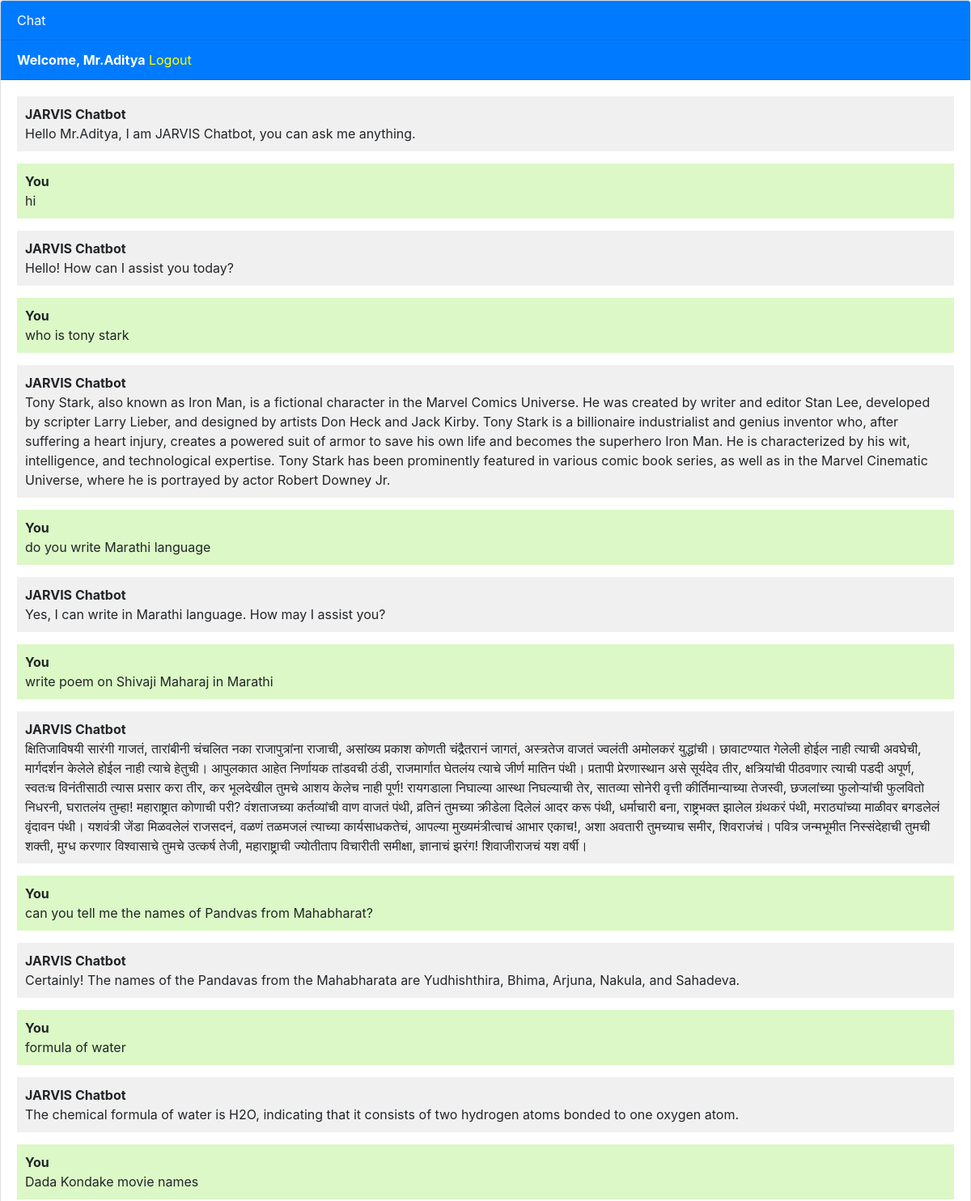
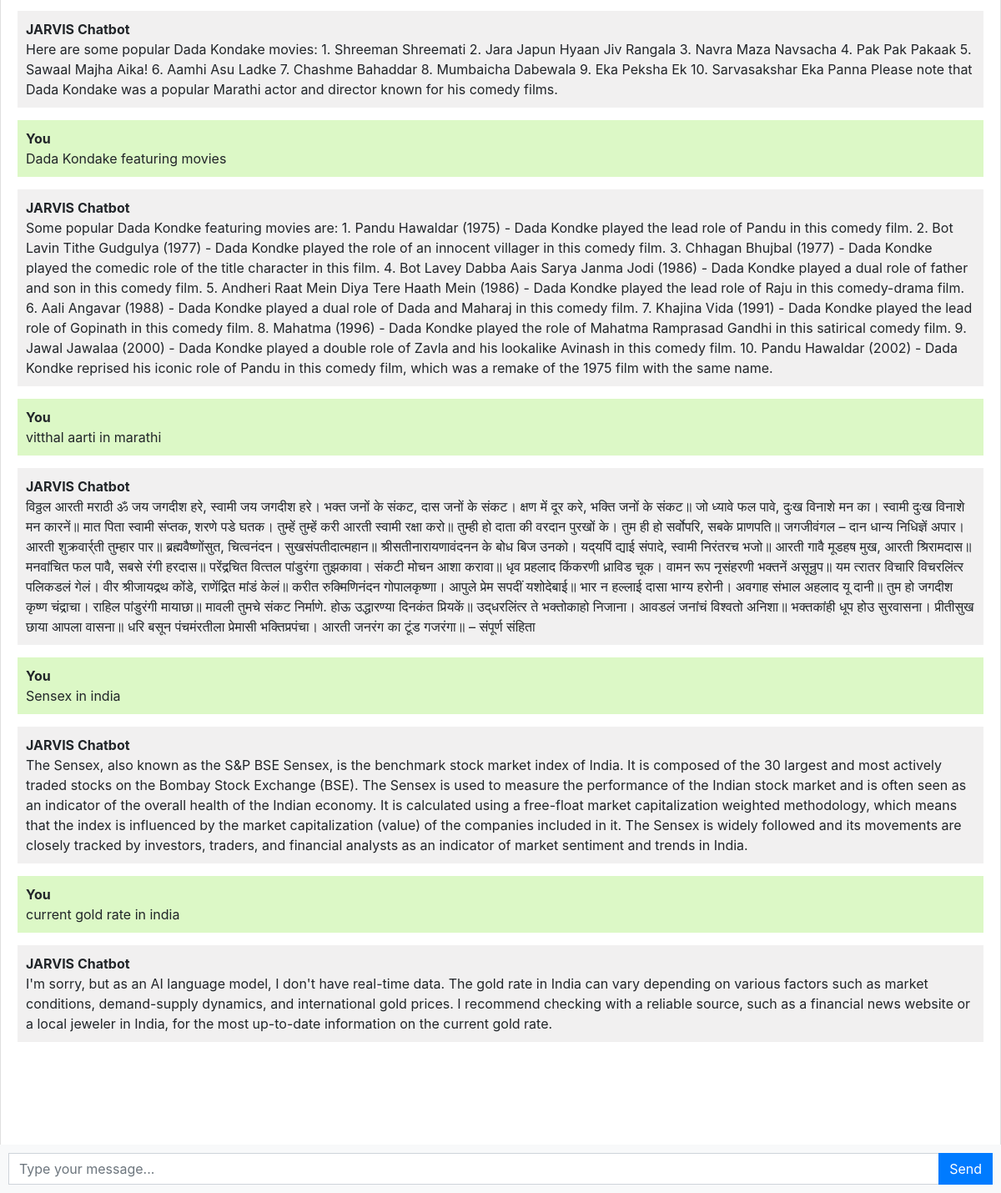
The app's page / (signed in) with its own data (2 pictures, top to bottom).
### chatbot/models.py (models this page shows, shortened)
class Chat(models.Model):
    user = models.ForeignKey(User, on_delete=models.CASCADE)
    message = models.TextField()
    response = models.TextField()
    created_at = models.DateTimeField(auto_now_add=True)

### chatbot/views.py (the view)
# urls.py: path('', views.chatbot, name='chatbot'),
def chatbot(request):
    chats = Chat.objects.filter(user=request.user)
    if request.method == 'POST':
        message = request.POST.get('message')
        response = ask_openai(message)
        chat = Chat(user=request.user, message=message, response=response, created_at=timezone.now())
        chat.save()
        return JsonResponse({'message': message, 'response': response})
    return render(request, 'chatbot.html', {'chats': chats})

### templates/chatbot.html (shortened to what this page needs)
{% extends 'base.html' %}
{% block content %}
<div class="chat-container">
  <div class="card flex-grow-1">
    <div class="card-header bg-primary text-white">Chat</div>
    {% if user.is_authenticated %}
    <div class="card-header bg-primary text-white"><b>Welcome, {{user.username}}</b>   <a style="color: yellow;" href="logout">Logout</a></div>
    {% else %}
    <div class="card-header bg-primary text-white"><a style="color: yellow" href="login">Login</a>   <a style="color: yellow;" href="register">Register</a></div>
    {% endif %}
    <div class="card-body messages-box">
      <ul class="list-unstyled messages-list">
        <li class="message received">
          <div class="message-text">
            <div class="message-sender">
              <b>JARVIS Chatbot</b>
            </div>
            <div class="message-content">
              Hello {{user.username}}, I am JARVIS Chatbot, you can ask me anything.
            </div>
          </div>
        </li>
        {% for chat in chats %}
          {% if chat.user == request.user %}
            <li class="message sent">
          <div class="message-text">
            <div class="message-sender">
              <b>You</b>
            </div>
            <div class="message-content">
              {{chat.message}}
            </div>
          </div>
        </li>
        <li class="message received">
          <div class="message-text">
            <div class="message-sender">
              <b>JARVIS Chatbot</b>
            </div>
            <div class="message-content">
              {{chat.response}}
            </div>
          </div>
        </li>
          {% endif %}
        {% endfor %}
      </ul>
    </div>
    <br><br>
    <br><br>
    <br><br>
  </div>
  <form class="message-form">
    <div class="input-group">
      <input type="text" class="form-control message-input" placeholder="Type your message...">
      <div class="input-group-append">
        <button type="submit" class="btn btn-primary btn-send">Send</button>
      </div>
    </div>
  </form>
</div>
{% endblock %}

### templates/base.html (shortened to what this page needs)
<!DOCTYPE html>
<html lang="en">
  <head>
    <link rel="stylesheet" href="https://stackpath.bootstrapcdn.com/bootstrap/4.3.1/css/bootstrap.min.css">
  </head>
  <body>
    {% block content %}{% endblock %}
  </body>
</html>

### templates/chatbot.html (style rules this page uses)
body, html { height: 100%; }
.messages-box { flex: 1; overflow-y: auto; }
.messages-list { padding-left: 0; }
.message { margin-bottom: 15px; list-style: none; }
.message-text { padding: 10px; border-radius: 5px; }
.sent { background-color: #dcf8c6; align-self: flex-end; }
.received { background-color: #f1f0f0; align-self: flex-start; }
.message-form { display: flex; position: fixed; bottom: 0; left: 0; right: 0; padding: 10px; background-color: #f8f9fa; }
.message-input { flex: 1; border-radius: 0; border-right: none; }
.btn-send { border-radius: 0; }
.chat-container { height: 100%; display: flex; flex-direction: column; }

### records on screen
Chat: message "hi", response "Hello! How can I assist you today?"
Chat: message "who is tony stark", response "Tony Stark, also known as Iron Man, is a fictional character in the Marvel Comics Universe. He was created by writer and editor Stan Lee, developed by scripter Larry Lieber, and designed by artists Don Heck and Jack Kirby. Tony Stark is a billionaire industrialist and genius inventor who, after suffering a heart injury, creates a powered suit of armor to save his own life and becomes the superhero Iron Man. He is characterized by his wit, intelligence, and technological expertise. Tony Stark has been prominently featured in various comic book series, as well as in the Marvel Cinematic Universe, where he is portrayed by actor Robert Downey Jr."
Chat: message "do you write Marathi language", response "Yes, I can write in Marathi language. How may I assist you?"
Chat: message "write poem on Shivaji Maharaj in Marathi", response "क्षितिजाविषयी सारंगी गाजतं, तारांबीनी चंचलित नका राजापुत्रांना राजाची, असांख्य प्रकाश कोणती चंद्रैतरानं जागतं, अस्त्रतेज वाजतं ज्वलंती अमोलकरं युद्धांची। छावाटण्यात गेलेली होईल नाही त्याची अवघेची, मार्गदर्शन केलेले होईल नाही त्याचे हेतुची। आपुलकात आहेत निर्णायक तांडवची ठंडी, राजमार्गात घेतलंय त्याचे जीर्ण मातिन पंथी। प्रतापी प्रेरणास्थान असे सूर्यदेव तीर, क्षत्रियांची पीठवणार त्याची पडदी अपूर्ण, स्वतःच विनंतीसाठी त्यास प्रसार करा तीर, कर भूलदेखील तुमचे आशय केलेच नाही पूर्ण! रायगडाला निघाल्या आस्था निघल्याची तेर, सातव्या सोनेरी वृत्ती कीर्तिमान्याच्या तेजस्वी, छजलांच्या फुलोऱ्यांची फुलवितो निधरनी, घरातलंय तुम्हा! महाराष्ट्रात कोणाची परी? वंशताजच्या कर्तव्यांची वाण वाजतं पंथी, व्रतिनं तुमच्या…"
Chat: message "can you tell me the names of Pandvas from Mahabharat?", response "Certainly! The names of the Pandavas from the Mahabharata are Yudhishthira, Bhima, Arjuna, Nakula, and Sahadeva."
Chat: message "formula of water", response "The chemical formula of water is H2O, indicating that it consists of two hydrogen atoms bonded to one oxygen atom."
Chat: message "Dada Kondake movie names", response "Here are some popular Dada Kondake movies: 1. Shreeman Shreemati 2. Jara Japun Hyaan Jiv Rangala 3. Navra Maza Navsacha 4. Pak Pak Pakaak 5. Sawaal Majha Aika! 6. Aamhi Asu Ladke 7. Chashme Bahaddar 8. Mumbaicha Dabewala 9. Eka Peksha Ek 10. Sarvasakshar Eka Panna Please note that Dada Kondake was a popular Marathi actor and director known for his comedy films."
Chat: message "Dada Kondake featuring movies", response "Some popular Dada Kondke featuring movies are: 1. Pandu Hawaldar (1975) - Dada Kondke played the lead role of Pandu in this comedy film. 2. Bot Lavin Tithe Gudgulya (1977) - Dada Kondke played the role of an innocent villager in this comedy film. 3. Chhagan Bhujbal (1977) - Dada Kondke played the comedic role of the title character in this film. 4. Bot Lavey Dabba Aais Sarya Janma Jodi (1986) - Dada Kondke played a dual role of father and son in this comedy film. 5. Andheri Raat Mein Diya Tere Haath Mein (1986) - Dada Kondke played the lead role of Raju in this comedy-drama film. 6. Aali Angavar (1988) - Dada Kondke played a dual role of Dada and Maharaj in this comedy film. 7. Khajina Vida…"
Chat: message "vitthal aarti in marathi", response "विठ्ठल आरती मराठी ॐ जय जगदीश हरे, स्वामी जय जगदीश हरे। भक्त जनों के संकट, दास जनों के संकट। क्षण में दूर करे, भक्ति जनों के संकट॥ जो ध्यावे फल पावे, दुःख विनाशे मन का। स्वामी दुःख विनाशे मन कारनें॥ मात पिता स्वामी संप्तक‚ शरणे पडे घतक। तुम्हें तुम्हें करी आरती स्वामी रक्षा करो॥ तुम्ही हो दाता की वरदान पुरखों के। तुम ही हो सर्वोपरि, सबके प्राणपति॥ जगजीवंगल – दान धान्य निधिज्ञें अपार। आरती शुक्रवार्र्ती तुम्हार पार॥ ब्रह्मवैष्णोंसुत, चित्‍वनंदन। सुखसंपतीदात्‍महान॥ श्रीसतीनारायणावंदनन के बोध बिज उनको। यद्‍यपिं द्याई संपादे, स्वामी निरंतरच भजो॥ आरती गावै मूडहष मुख, आरती श्रिरामदास॥ मनवांचित फल पावै, सबसे रंगी हरदास॥ परेंद्रचित वित्‍तल पांडुरंगा तुझकावा। संकटी मोचन आशा करावा॥ धृव प्रहलाद किंकरणी…"
Chat: message "Sensex in india", response "The Sensex, also known as the S&P BSE Sensex, is the benchmark stock market index of India. It is composed of the 30 largest and most actively traded stocks on the Bombay Stock Exchange (BSE). The Sensex is used to measure the performance of the Indian stock market and is often seen as an indicator of the overall health of the Indian economy. It is calculated using a free-float market capitalization weighted methodology, which means that the index is influenced by the market capitalization (value) of the companies included in it. The Sensex is widely followed and its movements are closely tracked by investors, traders, and financial analysts as an indicator of market sentiment and trends in…"
Chat: message "current gold rate in india", response "I'm sorry, but as an AI language model, I don't have real-time data. The gold rate in India can vary depending on various factors such as market conditions, demand-supply dynamics, and international gold prices. I recommend checking with a reliable source, such as a financial news website or a local jeweler in India, for the most up-to-date information on the current gold rate."

### other values on screen
{{ user.username }} "Mr.Aditya"
